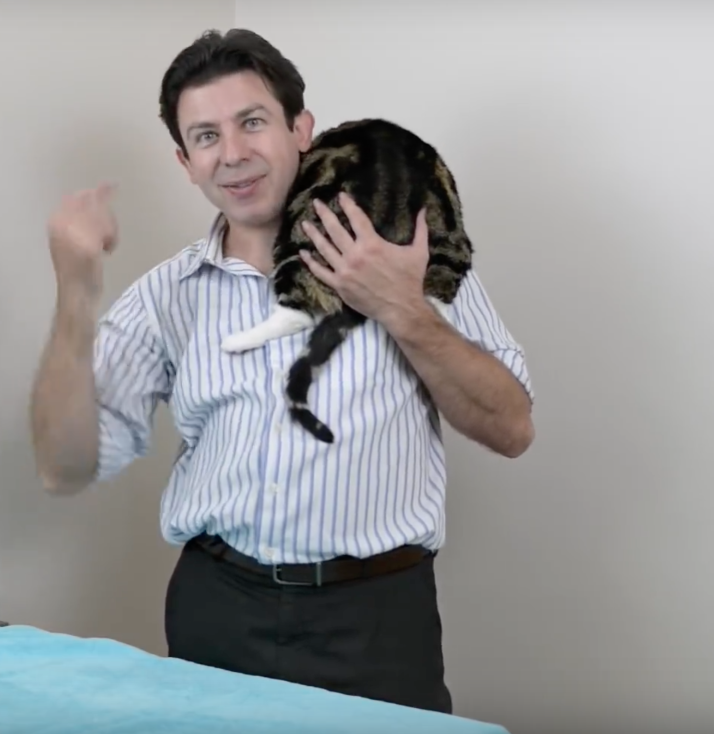
#> input picture source/socket_experiment/test_img.png, 1428 x 1468 px (shown at 1/2 size)
$ python server.py
#> lines starting #> are read from the running program, lines starting #| are printed output that depends on the picture
### source/socket_experiment/adam_sender.py
import zmq
import numpy as np
import cv2

port_num1 = "5558"
port1 = "tcp://127.0.0.1:%s" % port_num1

port_num2 = "5557"
port2 = "tcp://127.0.0.1:%s" % port_num2

class SerializingSocket(zmq.Socket):
    """A class with some extra serialization methods

    send_array sends numpy arrays with metadata necessary
    for reconstructing the array on the other side (dtype,shape).
    Also sends array name for display with cv2.show(image).
    recv_array receives dict(arrayname,dtype,shape) and an array
    and reconstructs the array with the correct shape and array name.
    """

    # [16 lines left out: functions send_array, recv_array, not called in this run]


class SerializingContext(zmq.Context):
    _socket_class = SerializingSocket


class zmqConnect():
    '''A class that opens a zmq REQ socket on the headless computer
    '''

    def __init__(self, connect_to="tcp://jeff-mac:5555"):
        '''initialize zmq socket for sending images to display on remote computer'''
        '''connect_to is the tcp address:port of the display computer'''
        self.zmq_context = SerializingContext()
        self.zmq_socket = self.zmq_context.socket(zmq.REQ)
        self.zmq_socket.connect(connect_to)

    # [29 lines left out: functions send_image, receive_list, not called in this run]

class zmqImageShowServer():
    '''A class that opens a zmq REP socket on the display computer to receive images
    '''

    # [31 lines left out: functions __init__, receive_image, send_list, not called in this run]

### source/socket_experiment/server.py
import zmq
import random
import sys
import time

from adam_sender import *

# context = zmq.Context()
# socket = context.socket(zmq.PAIR)
# socket.bind("tcp://*:%s" % port)

img = cv2.resize (cv2.imread ("test_img.png"), (300, 200))
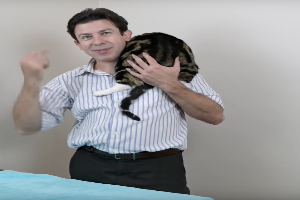
#> img: shape (200, 300, 3); mean B, G, R 151.8, 150.7, 150.3

sender = zmqConnect (port1)
#> (the run stopped early here; a loop or call above may not have finished)
